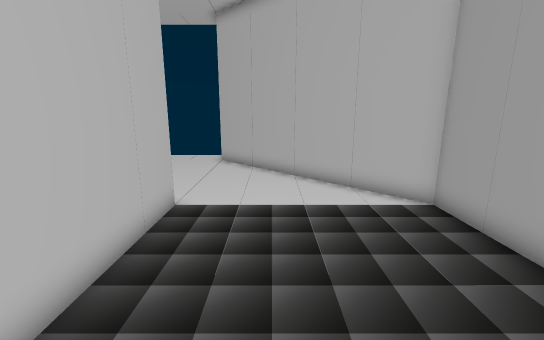
view 1 (above)

13 first-person views from a walk through a level from a Godot 3-D game. The camera is 1.4 m above the floor, tilts 12° down and sees 90° across. The floor is counted in squares, 0.5 m on a side. Each view is taken from the middle of a square. On the plan, view 1 faces up. The plan holds only what a view shows up to about 19 squares ahead; the rest is blank. The place goes on beyond the plan. Characters and animated objects are not drawn.

view 2
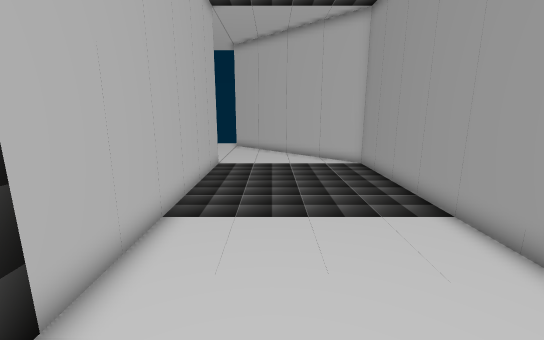

view 3
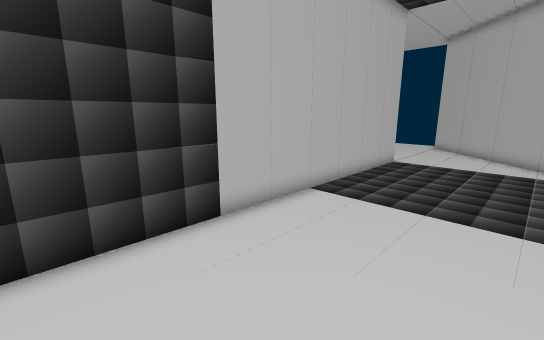

view 4
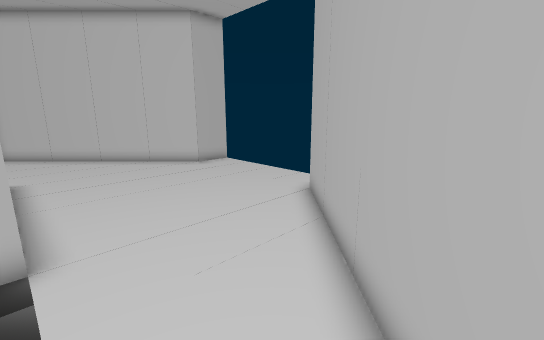

view 5
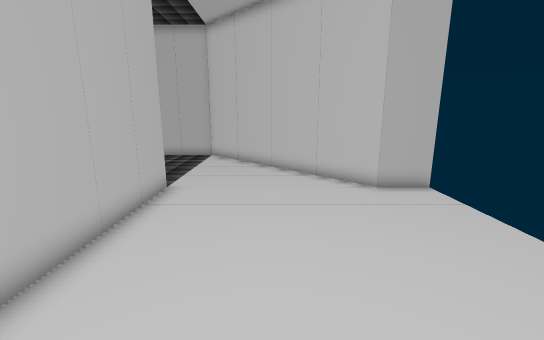

view 6
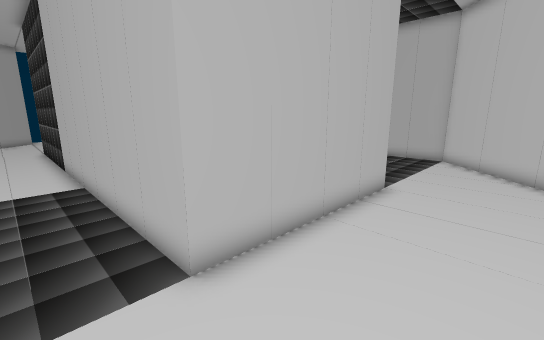

view 7
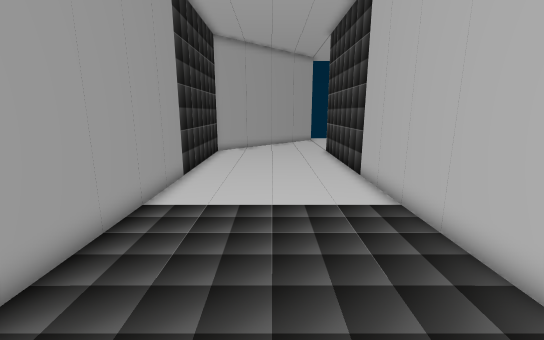

view 8
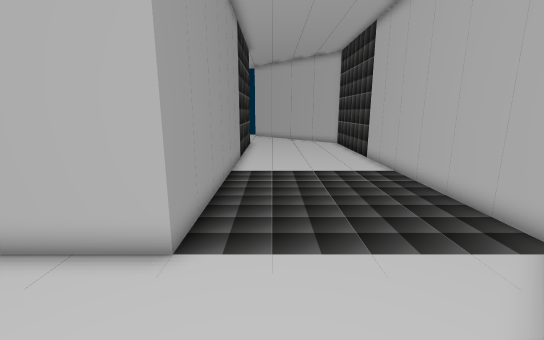

view 9
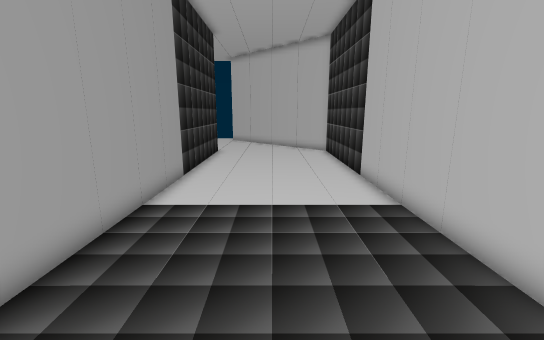

view 10
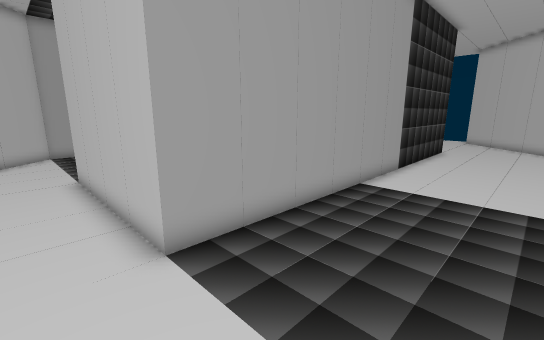

view 11
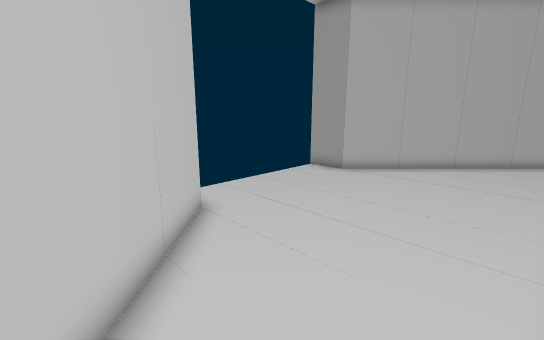

view 12
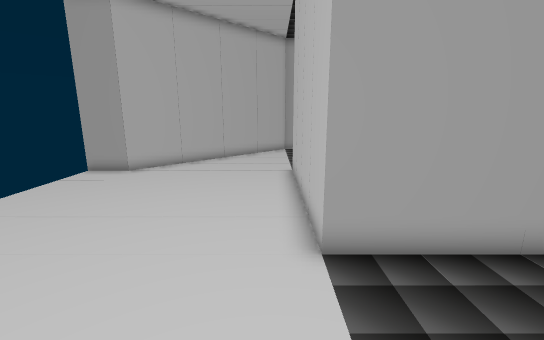

view 13
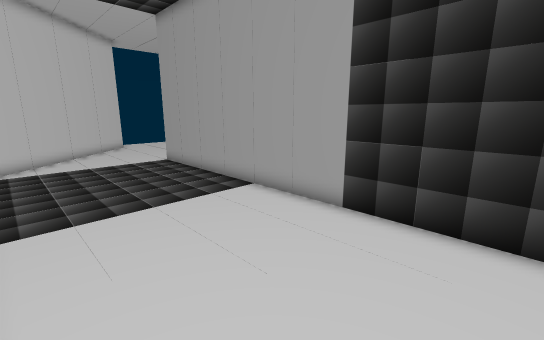

### Floor plan
Points are (right, up) in squares from view 1. A wall is a line through its corners. A room is listed if a view was taken in it or the views show most of it. See-through windows are left out.
Room 1 (views 1, 2, 3, 4, 7)
walls: (-3, 8) (-3, -8.5); (5, -8.5) (5, 8) (1.2, 11.8)
ways out: opening at (-0.8, 9.5) to room 2
Room 2 (views 5, 6, 8, 10, 11, 12)
walls: (-11, 8) (-3, 8); (-11, 18.1) (-11, 16) (-19, 8) (-19, 6.5); (1.2, 11.8) (-3, 16) (-3, 18)
ways out: opening at (-0.8, 9.5) to room 1; opening at (-15, 8.4) to room 3
Room 3 (views 9, 13)
walls: (-19, 6.5) (-19, -8.5); (-11, -8.5) (-11, 8)
ways out: opening at (-15, 8.4) to room 2

Where each view was taken, in squares from view 1:
view 1: 0 up, 0 right, facing up
view 2: 7 down, 0 right, facing up
view 3: 8 down, 3 right, facing up-left
view 4: 8 up, 3 right, facing up-left
view 5: 12 up, 1 left, facing left
view 6: 12 up, 1 left, facing down-left
view 7: 8 up, 1 right, facing down
view 8: 13 up, 13 left, facing down
view 9: 8 up, 15 left, facing down
view 10: 10 up, 16 left, facing down-right
view 11: 9 up, 15 left, facing up-right
view 12: 9 up, 16 left, facing right
view 13: 8 down, 18 left, facing up-right
